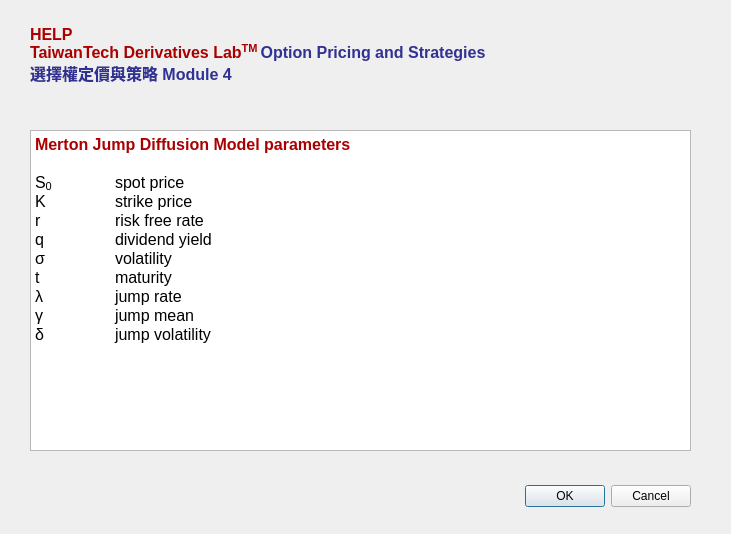
<?xml version="1.0" encoding="UTF-8"?>
<ui version="4.0">
 <class>Dialog</class>
 <widget class="QDialog" name="Dialog">
  <property name="geometry">
   <rect>
    <x>0</x>
    <y>0</y>
    <width>731</width>
    <height>534</height>
   </rect>
  </property>
  <property name="windowTitle">
   <string>Dialog</string>
  </property>
  <widget class="QDialogButtonBox" name="buttonBox">
   <property name="geometry">
    <rect>
     <x>350</x>
     <y>480</y>
     <width>341</width>
     <height>32</height>
    </rect>
   </property>
   <property name="orientation">
    <enum>Qt::Horizontal</enum>
   </property>
   <property name="standardButtons">
    <set>QDialogButtonBox::Cancel|QDialogButtonBox::Ok</set>
   </property>
  </widget>
  <widget class="QLabel" name="label">
   <property name="geometry">
    <rect>
     <x>30</x>
     <y>20</y>
     <width>651</width>
     <height>71</height>
    </rect>
   </property>
   <property name="font">
    <font>
     <family>Microsoft JhengHei UI</family>
     <weight>75</weight>
     <bold>true</bold>
    </font>
   </property>
   <property name="text">
    <string>&lt;html&gt;&lt;head/&gt;&lt;body&gt;&lt;p&gt;&lt;span style=&quot; font-size:12pt; color:#aa0000;&quot;&gt;HELP&lt;br/&gt;TaiwanTech Derivatives Lab&lt;/span&gt;&lt;span style=&quot; font-size:12pt; color:#aa0000; vertical-align:super;&quot;&gt;TM &lt;/span&gt;&lt;span style=&quot; font-size:12pt; color:#313194;&quot;&gt;Option Pricing and Strategies&lt;br/&gt;選擇權定價與策略 Module 4&lt;/span&gt;&lt;/p&gt;&lt;/body&gt;&lt;/html&gt;</string>
   </property>
  </widget>
  <widget class="QTextBrowser" name="textBrowser">
   <property name="geometry">
    <rect>
     <x>30</x>
     <y>130</y>
     <width>661</width>
     <height>321</height>
    </rect>
   </property>
   <property name="html">
    <string>&lt;!DOCTYPE HTML PUBLIC &quot;-//W3C//DTD HTML 4.0//EN&quot; &quot;http://www.w3.org/TR/REC-html40/strict.dtd&quot;&gt;
&lt;html&gt;&lt;head&gt;&lt;meta name=&quot;qrichtext&quot; content=&quot;1&quot; /&gt;&lt;style type=&quot;text/css&quot;&gt;
p, li { white-space: pre-wrap; }
&lt;/style&gt;&lt;/head&gt;&lt;body style=&quot; font-family:'MS Shell Dlg 2'; font-size:7.8pt; font-weight:400; font-style:normal;&quot;&gt;
&lt;p style=&quot; margin-top:0px; margin-bottom:0px; margin-left:0px; margin-right:0px; -qt-block-indent:0; text-indent:0px;&quot;&gt;&lt;span style=&quot; font-size:12pt; font-weight:600; color:#aa0000;&quot;&gt;Merton Jump Diffusion Model parameters&lt;/span&gt;&lt;/p&gt;
&lt;p style=&quot;-qt-paragraph-type:empty; margin-top:0px; margin-bottom:0px; margin-left:0px; margin-right:0px; -qt-block-indent:0; text-indent:0px; font-size:12pt;&quot;&gt;&lt;br /&gt;&lt;/p&gt;
&lt;p style=&quot; margin-top:0px; margin-bottom:0px; margin-left:0px; margin-right:0px; -qt-block-indent:0; text-indent:0px;&quot;&gt;&lt;span style=&quot; font-size:12pt;&quot;&gt;S&lt;/span&gt;&lt;span style=&quot; font-size:12pt; vertical-align:sub;&quot;&gt;0	&lt;/span&gt;&lt;span style=&quot; font-size:12pt;&quot;&gt;spot price&lt;/span&gt;&lt;/p&gt;
&lt;p style=&quot; margin-top:0px; margin-bottom:0px; margin-left:0px; margin-right:0px; -qt-block-indent:0; text-indent:0px;&quot;&gt;&lt;span style=&quot; font-size:12pt;&quot;&gt;K 	strike price&lt;/span&gt;&lt;/p&gt;
&lt;p style=&quot; margin-top:0px; margin-bottom:0px; margin-left:0px; margin-right:0px; -qt-block-indent:0; text-indent:0px;&quot;&gt;&lt;span style=&quot; font-size:12pt;&quot;&gt;r 	risk free rate&lt;/span&gt;&lt;/p&gt;
&lt;p style=&quot; margin-top:0px; margin-bottom:0px; margin-left:0px; margin-right:0px; -qt-block-indent:0; text-indent:0px;&quot;&gt;&lt;span style=&quot; font-size:12pt;&quot;&gt;q 	dividend yield&lt;/span&gt;&lt;/p&gt;
&lt;p style=&quot; margin-top:0px; margin-bottom:0px; margin-left:0px; margin-right:0px; -qt-block-indent:0; text-indent:0px;&quot;&gt;&lt;span style=&quot; font-size:12pt;&quot;&gt;σ 	volatility&lt;/span&gt;&lt;/p&gt;
&lt;p style=&quot; margin-top:0px; margin-bottom:0px; margin-left:0px; margin-right:0px; -qt-block-indent:0; text-indent:0px;&quot;&gt;&lt;span style=&quot; font-size:12pt;&quot;&gt;t 	maturity&lt;/span&gt;&lt;/p&gt;
&lt;p style=&quot; margin-top:0px; margin-bottom:0px; margin-left:0px; margin-right:0px; -qt-block-indent:0; text-indent:0px;&quot;&gt;&lt;span style=&quot; font-size:12pt;&quot;&gt;λ 	jump rate&lt;/span&gt;&lt;/p&gt;
&lt;p style=&quot; margin-top:0px; margin-bottom:0px; margin-left:0px; margin-right:0px; -qt-block-indent:0; text-indent:0px;&quot;&gt;&lt;span style=&quot; font-size:12pt;&quot;&gt;γ 	jump mean&lt;/span&gt;&lt;/p&gt;
&lt;p style=&quot; margin-top:0px; margin-bottom:0px; margin-left:0px; margin-right:0px; -qt-block-indent:0; text-indent:0px;&quot;&gt;&lt;span style=&quot; font-size:12pt;&quot;&gt;δ 	jump volatility&lt;/span&gt;&lt;/p&gt;&lt;/body&gt;&lt;/html&gt;</string>
   </property>
  </widget>
 </widget>
 <resources/>
 <connections>
  <connection>
   <sender>buttonBox</sender>
   <signal>accepted()</signal>
   <receiver>Dialog</receiver>
   <slot>accept()</slot>
   <hints>
    <hint type="sourcelabel">
     <x>248</x>
     <y>254</y>
    </hint>
    <hint type="destinationlabel">
     <x>157</x>
     <y>274</y>
    </hint>
   </hints>
  </connection>
  <connection>
   <sender>buttonBox</sender>
   <signal>rejected()</signal>
   <receiver>Dialog</receiver>
   <slot>reject()</slot>
   <hints>
    <hint type="sourcelabel">
     <x>316</x>
     <y>260</y>
    </hint>
    <hint type="destinationlabel">
     <x>286</x>
     <y>274</y>
    </hint>
   </hints>
  </connection>
 </connections>
</ui>
